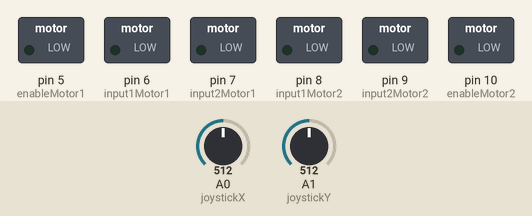
Simulated run of this program. Board: Arduino Uno, built with avr-gcc and run on an emulated ATmega328P. Shown: switched loads named in the program (green lamp = pin HIGH). Inputs (shaded band) come from the test bench; at power-on: A0 (joystickX) = 512, A1 (joystickY) = 512.

Above: at 1.2 s.
1.3 s: A0 (joystickX) set to 560
At 2.5 s:
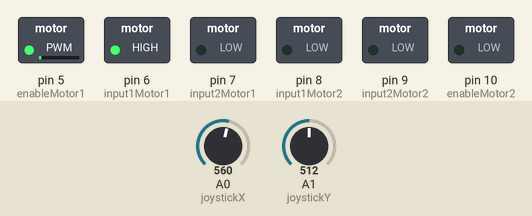
2.8 s: A1 (joystickY) set to 560
At 3.6 s:
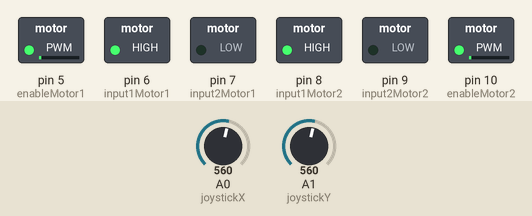
4.3 s: A0 (joystickX) set to 450
At 4.8 s:
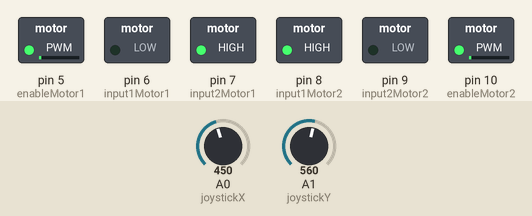
5.8 s: A1 (joystickY) set to 450
At 7.0 s:
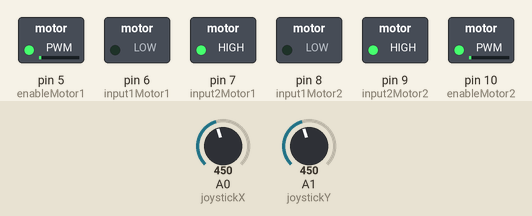
7.3 s: A0 (joystickX) set to 306
At 8.3 s:
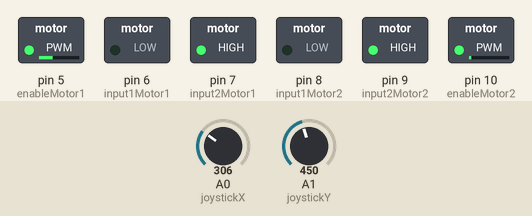
8.8 s: A1 (joystickY) set to 306
At 9.4 s:
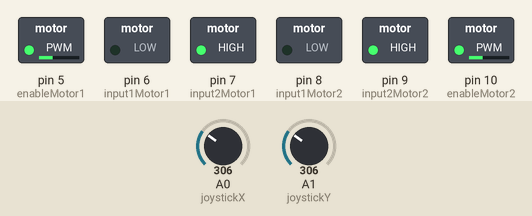
Timing chart, 0 to 11.3 s (numbered marks = the images above; inputs shaded):
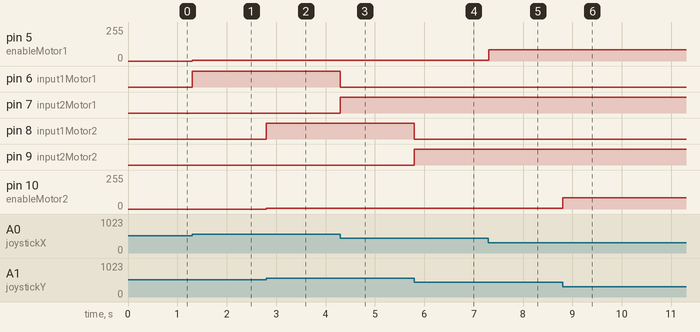

Measured:
- after the input at 1.3 s, pin 5 (enableMotor1): 0/255 → 5/255 at once; pin 6 (input1Motor1): LOW → HIGH at once
- after the input at 2.8 s, pin 8 (input1Motor2): LOW → HIGH at once; pin 10 (enableMotor2): 0/255 → 5/255 at once
- after the input at 4.3 s, pin 6 (input1Motor1): HIGH → LOW at once; pin 7 (input2Motor1): LOW → HIGH at once
- after the input at 5.8 s, pin 8 (input1Motor2): HIGH → LOW at once; pin 9 (input2Motor2): LOW → HIGH at once
- after the input at 7.3 s, pin 5 (enableMotor1): 5/255 → 85/255 at once
- after the input at 8.8 s, pin 10 (enableMotor2): 5/255 → 85/255 at once

The program:

main.cpp
```cpp
#include <Arduino.h>
/*
SanatBazar
Arduino Turorial Series
Author: Davood Dorostkar
Website: www.sanatbazar.com

*/


#define enableMotor1 5
#define input1Motor1 6
#define input2Motor1 7
#define input1Motor2 8
#define input2Motor2 9
#define enableMotor2 10
#define joystickX A0
#define joystickY A1

void setup()
{
  pinMode(enableMotor1, OUTPUT);
  pinMode(enableMotor2, OUTPUT);
  pinMode(input1Motor1, OUTPUT);
  pinMode(input1Motor2, OUTPUT);
  pinMode(input2Motor1, OUTPUT);
  pinMode(input2Motor2, OUTPUT);
  pinMode(joystickX, INPUT);
  pinMode(joystickY, INPUT);
}

void motor1ForwardDrive(int speed)
{
  analogWrite(enableMotor1, speed);
  digitalWrite(input1Motor1, HIGH);
  digitalWrite(input2Motor1, LOW);
}
void motor2ForwardDrive(int speed)
{
  analogWrite(enableMotor2, speed);
  digitalWrite(input1Motor2, HIGH);
  digitalWrite(input2Motor2, LOW);
}
void motor1BackwardDrive(int speed)
{
  analogWrite(enableMotor1, speed);
  digitalWrite(input1Motor1, LOW);
  digitalWrite(input2Motor1, HIGH);
}
void motor2BackwardDrive(int speed)
{
  analogWrite(enableMotor2, speed);
  digitalWrite(input1Motor2, LOW);
  digitalWrite(input2Motor2, HIGH);
}

void motionPlan(int speedMotor1, int speedMotor2)
{
  if (speedMotor1 > 550)
  {
    speedMotor1 = map(speedMotor1, 550, 1024, 0, 255);
    motor1ForwardDrive(speedMotor1);
  }
  else if (speedMotor1 < 460)
  {
    speedMotor1 = map(speedMotor1, 460, 0, 0, 255);
    motor1BackwardDrive(speedMotor1);
  }

  if (speedMotor2 > 550)
  {
    speedMotor2 = map(speedMotor2, 550, 1024, 0, 255);
    motor2ForwardDrive(speedMotor2);
  }
  else if (speedMotor2 < 460)
  {
    speedMotor2 = map(speedMotor2, 460, 0, 0, 255);
    motor2BackwardDrive(speedMotor2);
  }
}
void loop()
{
  int speedMotor1 = analogRead(joystickX);
  int speedMotor2 = analogRead(joystickY);
  motionPlan(speedMotor1, speedMotor2);
}
```
